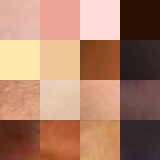
#> input picture week4/palette.png, 160 x 160 px
$ python cg_04.py
#> lines starting #> are read from the running program, lines starting #| are printed output that depends on the picture; after the words box and inside, x2 and y2 are one past the last pixel; in counts of white or black regions, pixels touching at a corner belong together
import cv2
import matplotlib.pyplot as plt
import numpy as np
from msvcrt import getch

_QUANTIZATED_HUE_ = 90  # 색조 : 70
_QUANTIZATED_SATURATION_ = 128  # 채도 : 100
_VAL_THRESHOLD_ = 30  # 임계값 : 50
gaussian_kernel_size = 5  # 가우시안 필터 사이즈 : 무조건 홀수여야 함.


# 스페이스바 체크 함수
def space_check():
    while True:
        if ord(getch()) == 32:
            break


# trackbar 수치 변동시 함수를 호출하는데, 딱히 필요한 기능이 없으므로 빈 함수 호출
def nothing(x):
    pass


def detect_face(input_frame, val_threshold):
    # 가우시안 블러
    blurred = cv2.GaussianBlur(input_frame, (gaussian_kernel_size, gaussian_kernel_size), 0)

    # 입력영상 HSV 변환
    hsvt = cv2.cvtColor(blurred, cv2.COLOR_BGR2HSV)

    # 모델 히스토그램을 입력 영상에 역투영
    dst = cv2.calcBackProject([hsvt], [0, 1], hist_roi, [0, 180, 0, 256], 1)

    # 타원모양 커널을 사용하여 컨벌루션 : 신뢰도 값이 높은 픽셀 주변으로 타원을 그리고 그 범위까지 인정
    disc = cv2.getStructuringElement(cv2.MORPH_ELLIPSE, (7, 7))
    cv2.filter2D(dst, -1, disc, dst)

    # 임계값을 이용하여 이진화
    ret, thresh = cv2.threshold(dst, val_threshold, 255, cv2.THRESH_BINARY)

    # 이진화 이후 채널이 셋인 이미지로 바꾸고 대상 이미지와 and 연산
    thresh_with_critical_value = cv2.merge((thresh, thresh, thresh))
    res_with_critical_value = cv2.bitwise_and(blurred, thresh_with_critical_value)
    return res_with_critical_value


# 모델이미지 로드
model_image = cv2.imread("palette.png")
#> model_image is the input picture: shape (160, 160, 3); mean B, G, R 104.2, 127.6, 171.1
# HSV 변환
palette = cv2.cvtColor(model_image, cv2.COLOR_BGR2HSV)
#> palette: shape (160, 160, 3); mean H, S, V 22.8, 109.9, 171.1
# 모델 히스토그램 추출
hist_roi = cv2.calcHist([palette], [0, 1], None, [_QUANTIZATED_HUE_, _QUANTIZATED_SATURATION_], [0, 180, 0, 256])
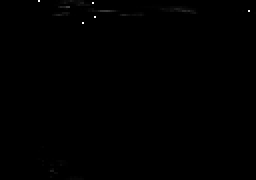
#> hist_roi: shape (90, 128) float32 (shown 2 times larger); min 0, max 1600, mean 2.2; drawn with min black and max white
# 모델 히스토그램 정규화
cv2.normalize(hist_roi, hist_roi, 0, 255, cv2.NORM_MINMAX)
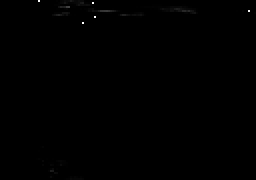
#> hist_roi: shape (90, 128) float32 (shown 2 times larger); 4.24% of pixels changed, all inside (x1, y1, x2, y2) = (16, 0, 128, 90)

print("캠을 켜려면 스페이스바를 누르십시오.\n")
#> (the run stopped early here; a loop or call above may not have finished)
